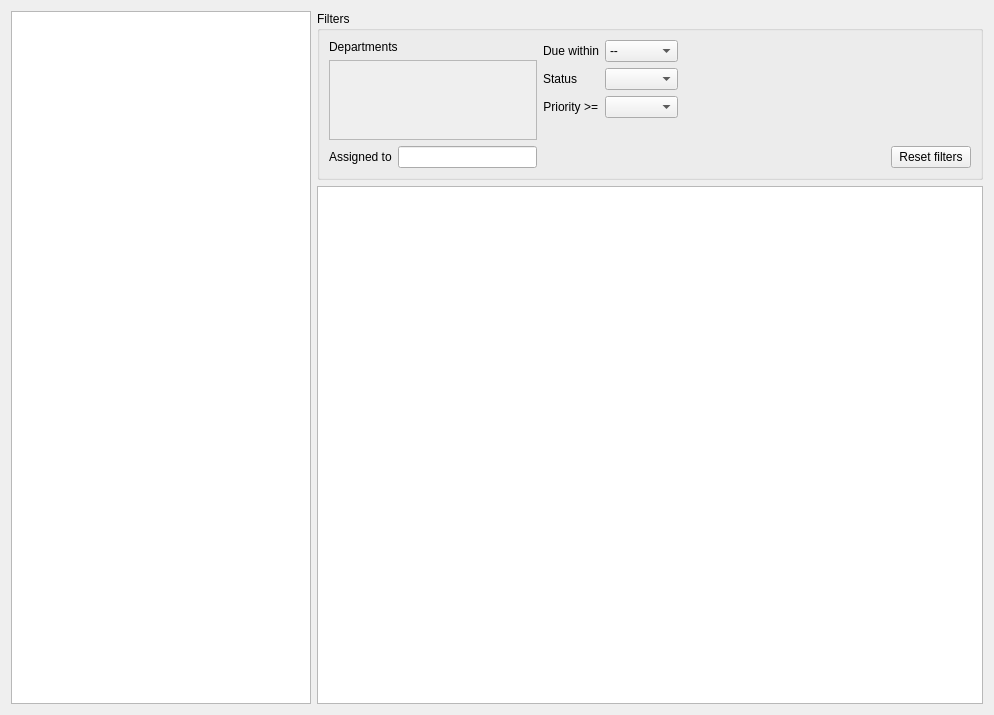
<?xml version="1.0" encoding="UTF-8"?>
<ui version="4.0">
 <class>Form</class>
 <widget class="QWidget" name="Form">
  <property name="geometry">
   <rect>
    <x>0</x>
    <y>0</y>
    <width>994</width>
    <height>715</height>
   </rect>
  </property>
  <property name="windowTitle">
   <string>Fixes</string>
  </property>
  <layout class="QHBoxLayout" name="horizontalLayout">
   <item>
    <widget class="QTreeView" name="TREE_sideNav">
     <property name="maximumSize">
      <size>
       <width>300</width>
       <height>16777215</height>
      </size>
     </property>
     <attribute name="headerVisible">
      <bool>false</bool>
     </attribute>
    </widget>
   </item>
   <item>
    <layout class="QVBoxLayout" name="verticalLayout">
     <item>
      <widget class="QGroupBox" name="groupBox">
       <property name="sizePolicy">
        <sizepolicy hsizetype="Preferred" vsizetype="Fixed">
         <horstretch>0</horstretch>
         <verstretch>0</verstretch>
        </sizepolicy>
       </property>
       <property name="title">
        <string>Filters</string>
       </property>
       <layout class="QHBoxLayout" name="horizontalLayout_3">
        <item>
         <layout class="QVBoxLayout" name="verticalLayout_5">
          <item>
           <layout class="QVBoxLayout" name="verticalLayout_3" stretch="0,0">
            <item>
             <widget class="QLabel" name="label">
              <property name="text">
               <string>Departments</string>
              </property>
             </widget>
            </item>
            <item>
             <widget class="QScrollArea" name="SCRL_depts">
              <property name="minimumSize">
               <size>
                <width>0</width>
                <height>80</height>
               </size>
              </property>
              <property name="maximumSize">
               <size>
                <width>16777215</width>
                <height>80</height>
               </size>
              </property>
              <property name="verticalScrollBarPolicy">
               <enum>Qt::ScrollBarAsNeeded</enum>
              </property>
              <property name="widgetResizable">
               <bool>true</bool>
              </property>
              <widget class="QWidget" name="SCRL_widget">
               <property name="geometry">
                <rect>
                 <x>0</x>
                 <y>0</y>
                 <width>203</width>
                 <height>78</height>
                </rect>
               </property>
               <layout class="QVBoxLayout" name="verticalLayout_2"/>
              </widget>
             </widget>
            </item>
           </layout>
          </item>
          <item>
           <layout class="QHBoxLayout" name="horizontalLayout_2">
            <property name="bottomMargin">
             <number>0</number>
            </property>
            <item>
             <widget class="QLabel" name="label_5">
              <property name="text">
               <string>Assigned to</string>
              </property>
             </widget>
            </item>
            <item>
             <widget class="QLineEdit" name="LNE_user"/>
            </item>
           </layout>
          </item>
         </layout>
        </item>
        <item>
         <layout class="QFormLayout" name="formLayout">
          <item row="0" column="0">
           <widget class="QLabel" name="label_2">
            <property name="text">
             <string>Due within</string>
            </property>
            <property name="alignment">
             <set>Qt::AlignRight|Qt::AlignTrailing|Qt::AlignVCenter</set>
            </property>
           </widget>
          </item>
          <item row="0" column="1">
           <widget class="QComboBox" name="CMB_due">
            <property name="frame">
             <bool>true</bool>
            </property>
            <item>
             <property name="text">
              <string>--</string>
             </property>
            </item>
            <item>
             <property name="text">
              <string>1 month</string>
             </property>
            </item>
            <item>
             <property name="text">
              <string>1 week</string>
             </property>
            </item>
           </widget>
          </item>
          <item row="1" column="0">
           <widget class="QLabel" name="label_4">
            <property name="text">
             <string>Status</string>
            </property>
            <property name="alignment">
             <set>Qt::AlignRight|Qt::AlignTrailing|Qt::AlignVCenter</set>
            </property>
           </widget>
          </item>
          <item row="1" column="1">
           <widget class="QComboBox" name="CMB_status"/>
          </item>
          <item row="2" column="0">
           <widget class="QLabel" name="label_3">
            <property name="text">
             <string>Priority &gt;=</string>
            </property>
            <property name="alignment">
             <set>Qt::AlignRight|Qt::AlignTrailing|Qt::AlignVCenter</set>
            </property>
           </widget>
          </item>
          <item row="2" column="1">
           <widget class="QComboBox" name="CMB_priority"/>
          </item>
         </layout>
        </item>
        <item>
         <spacer name="horizontalSpacer">
          <property name="orientation">
           <enum>Qt::Horizontal</enum>
          </property>
          <property name="sizeHint" stdset="0">
           <size>
            <width>40</width>
            <height>20</height>
           </size>
          </property>
         </spacer>
        </item>
        <item>
         <layout class="QVBoxLayout" name="verticalLayout_4">
          <item>
           <spacer name="verticalSpacer">
            <property name="orientation">
             <enum>Qt::Vertical</enum>
            </property>
            <property name="sizeHint" stdset="0">
             <size>
              <width>20</width>
              <height>40</height>
             </size>
            </property>
           </spacer>
          </item>
          <item>
           <widget class="QPushButton" name="BTN_reset">
            <property name="sizePolicy">
             <sizepolicy hsizetype="Fixed" vsizetype="Fixed">
              <horstretch>0</horstretch>
              <verstretch>0</verstretch>
             </sizepolicy>
            </property>
            <property name="text">
             <string>Reset filters</string>
            </property>
           </widget>
          </item>
         </layout>
        </item>
       </layout>
      </widget>
     </item>
     <item>
      <widget class="QTableView" name="TBL_fixes">
       <property name="alternatingRowColors">
        <bool>true</bool>
       </property>
       <property name="sortingEnabled">
        <bool>true</bool>
       </property>
       <attribute name="horizontalHeaderStretchLastSection">
        <bool>true</bool>
       </attribute>
       <attribute name="verticalHeaderVisible">
        <bool>false</bool>
       </attribute>
      </widget>
     </item>
    </layout>
   </item>
  </layout>
 </widget>
 <resources/>
 <connections/>
</ui>
